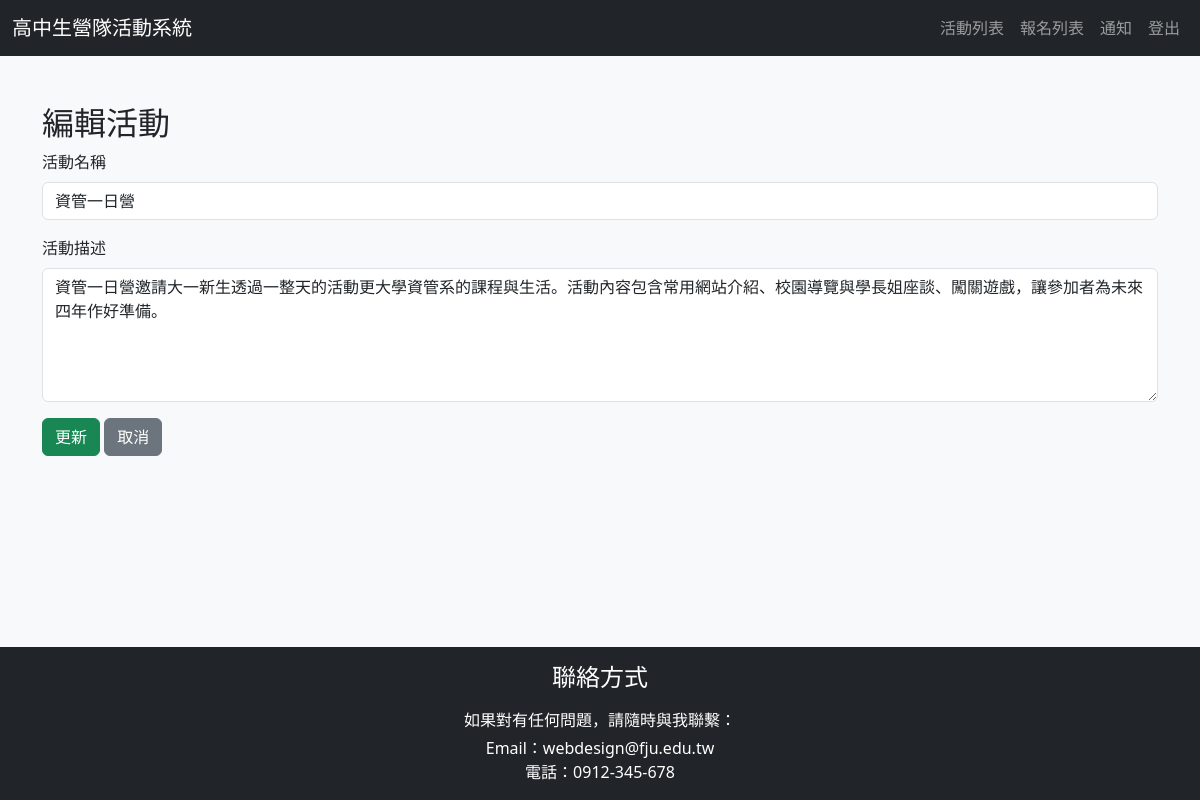
The page /trash2.php?postid=2 (signed in) on the database its author committed.
### tables this page shows
CREATE TABLE `event` (
  `id` int(10) UNSIGNED NOT NULL,
  `name` varchar(30) NOT NULL,
  `description` varchar(255) NOT NULL
);

### trash2.php (the view, shortened to what this page needs)
<?php
include "header.php";
$servername = "localhost:3307";
$dbname = "practice";
$username = "root";
$conn = new mysqli($servername, $username, "", $dbname);
$postid = $_GET['postid'] ?? null;
$stmt = $conn->prepare("SELECT * FROM event WHERE id=?");
$stmt->bind_param("i", $postid);
$stmt->execute();
$result = $stmt->get_result();
$row = $result->fetch_assoc();
?>
<div class="container my-5">
    <h2>編輯活動</h2>
    <form method="post">
        <div class="mb-3">
            <label for="name" class="form-label">活動名稱</label>
            <input type="text" class="form-control" id="name" name="name" value="<?php echo htmlspecialchars($row['name']); ?>" required>
        </div>
        <div class="mb-3">
            <label for="description" class="form-label">活動描述</label>
            <textarea class="form-control" id="description" name="description" rows="5" required><?php echo htmlspecialchars($row['description']); ?></textarea>
        </div>
        <button type="submit" class="btn btn-success">更新</button>
        <a href="index.php" class="btn btn-secondary">取消</a>
    </form>
</div>
<?php
include "footer.php";
?>

### rows shown on the page
event: name "資管一日營", description "資管一日營邀請大一新生透過一整天的活動更大學資管系的課程與生活。活動內容包含常用網站介紹、校園導覽與學長姐座談、闖關遊戲，讓參加者為未來四年作好準備。"

### other values the page prints
$login_text "登出"
